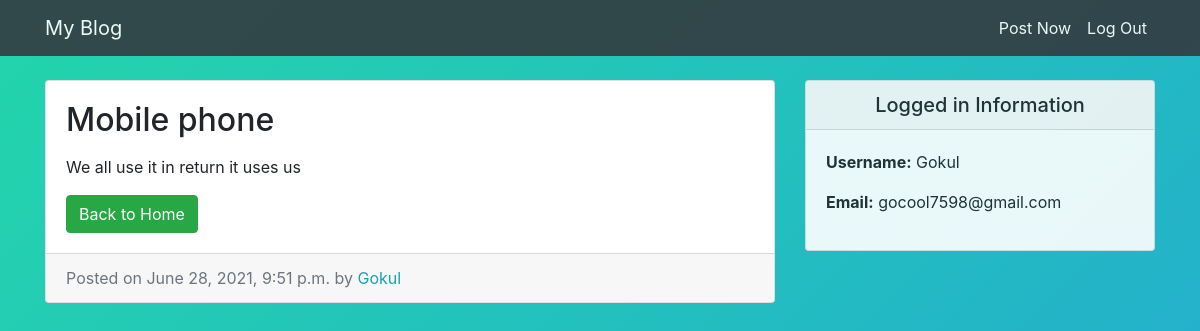
/entry/15/ (signed in), run on the app's committed database.
### post/models.py (models this page shows, shortened)
class Entry(models.Model):
    title = models.CharField(max_length=50)
    text = models.TextField()
    date = models.DateTimeField(auto_now_add=True)
    author = models.ForeignKey(User, on_delete=models.CASCADE)
    class Meta:
        verbose_name_plural = "Entries"

### post/views.py (the view)
# urls.py: path('entry/<int:pk>/', EntryView.as_view(), name= 'entry_detail'),
class EntryView(LoginRequiredMixin,DetailView):
    model = Entry
    template_name = 'post/entry_detail.html'

### templates/post/entry_detail.html
{% extends "post/base.html" %}
{% block content %}
<div class="col-md-8">
    <div class="card mb-4 mt-4">
        <div class="card-body">
            <h2 class="card-title">{{ object.title }}</h2>
            <p class="card-text">{{ object.text|linebreaks }}</p>
            <a href="{% url 'home' %}"><button class="btn btn-success">Back to Home</button></a>
        </div>
        <div class="card-footer text-muted">
            Posted on {{ object.date }} by
            <span class="text-info mr-2">{{ object.author }}</span>
        </div>
    </div>
</div>
{% endblock %}

### templates/post/base.html (shortened to what this page needs)
<!DOCTYPE html>
{% load static %}
<html lang="en">
<head>
  <link href="{% static 'post/vendor/bootstrap/css/bootstrap.min.css' %}" rel="stylesheet">
  <link href="{% static 'post/css/blog-home.css' %}" rel="stylesheet">
  <link href="{% static 'users/master1.css' %}" rel="stylesheet">
</head>
<body>
  <nav class="navbar navbar-expand-lg navbar-dark bg-dark fixed-top" style="opacity: .9;">
    <div class="container">
      <a class="navbar-brand text-white" href="#">My Blog</a>
      <div class="collapse navbar-collapse" id="navbarResponsive">
        <ul class="navbar-nav ml-auto">
          <li class="nav-item">
            <a class="nav-link text-white" href="{% url 'create' %}">Post Now</a>
          </li>
          <li class="nav-item">
            <a class="nav-link text-white" href="{% url 'logout' %}">Log Out</a>
          </li>
        </ul>
      </div>
    </div>
  </nav>
  <div class="container" >
    <div class="row">
      {% block content %} {% endblock %}
      <div class="col-md-4" style="opacity: .9;">
        <div class="card my-4" >
          <h5 class="card-header text-center">Logged in Information</h5>
          <div class="card-body">
            <ul class="list-unstyled mb-0">
              <li>
                <p> <strong>Username:</strong> {{user.username}} </p>
              </li>
              <li>
                <p> <strong>Email:</strong> {{user.email}}</p>
              </li>
            </ul>
          </div>
        </div>
      </div>
    </div>
  </div>
</body>
</html>

### static/post/css/blog-home.css (style rules this page uses)
body { padding-top: 56px; }

### static/users/master1.css (style rules this page uses)
body { background: linear-gradient(-45deg, #ee7752, #e73c7e, #23a6d5, #23d5ab); background-size: 400% 400%; animation: gradient 15s ease infinite; }

### data on the page
Entry: title "Mobile phone", text "We all use it in return it uses us", date "June 28, 2021, 9:51 p.m.", author "Gokul"

### other printed values
{{ user.username }} "Gokul"
{{ user.email }} "gocool7598@gmail.com"
